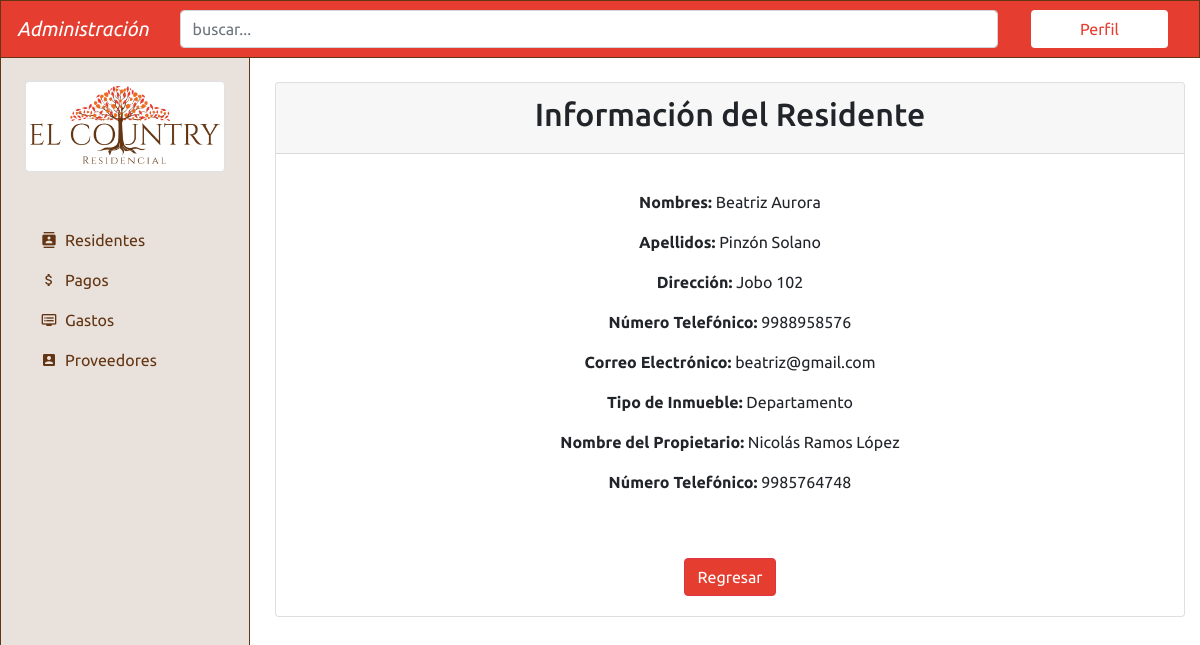
Screenshot of /residents/7/ with the database file from the repository.
### residents/models.py (models this page shows, shortened)
class Residents(models.Model):
    name = models.CharField(max_length=50, verbose_name="nombre")
    lastname = models.CharField(max_length=50, verbose_name="apellido")
    address = models.CharField(max_length=100, verbose_name="dirección")
    phone_number = models.CharField(max_length=10, verbose_name="número telefónico", blank=True)
    email = models.EmailField(verbose_name="correo electrónico")
    type_of_property = models.CharField(max_length=50, verbose_name="tipo de inmueble")
    owner_name = models.CharField(max_length=100, verbose_name="nombre del propietario")
    owner_phone_number = models.CharField(max_length=10, verbose_name="número telefónico del propietario", blank=True)
    class Meta:
        verbose_name = "Residente"
        verbose_name_plural = "Residentes"
        ordering = ['-lastname']

### residents/views.py (the view)
# urls.py: path('<int:pk>/', ResidentsDetailView.as_view(), name='resident'),
class ResidentsDetailView(DetailView):
    model = Residents

### residents/templates/residents/residents_detail.html
{% extends 'core/base.html' %}{%block title%}Residentes{% endblock %} {% block content%}
<main class="pt-4">
    <div class="container">
        <div class="card">
            <div class="text-center card-header">
                <h2>Información del Residente</h2>
            </div>
            <div class="card-body text-center">
                <p class="card-text">
                    <p><b>Nombres:</b> {{ residents.name}}</p>
                    <p><b>Apellidos:</b> {{ residents.lastname}}</p>
                    <p><b>Dirección:</b> {{ residents.address}}</p>
                    <p><b>Número Telefónico:</b> {{ residents.phone_number }}</p>
                    <p><b>Correo Electrónico:</b> {{ residents.email }}</p>
                    <p><b>Tipo de Inmueble:</b> {{ residents.type_of_property}}</p>
                    <p><b>Nombre del Propietario:</b> {{ residents.owner_name }}</p>
                    <p><b>Número Telefónico:</b> {{ residents.owner_phone_number }}</p>
                </p>
                <a href="{% url 'residents:residents'%}" class="btn btn-danger mt-5">Regresar</a>
            </div>
        </div>
    </div>
</main>
{% endblock %}

### core/static/core/css/styles.css (style rules this page uses)
:root { --primero: #8bc34a; --segundo: #03a9f4; --tercero: #ab47bc; --cuarto: #ffb300; --gris: #ecf0f5; --azul: #25476a; }
html { height: 100%; }
body { min-height: 100%; font-family: 'Ubuntu', serif; }
main { margin-left: 260px; position: relative; left: 0; min-height: 100%; }
h1, h2, h3 { font-family: 'Ubuntu', serif; }
.btn-danger { background-color: #e53d2f!important; }

### rows the page displays
Residents: name "Beatriz Aurora", lastname "Pinzón Solano", address "Jobo 102", phone_number "9988958576", email "beatriz@gmail.com", type_of_property "Departamento", owner_name "Nicolás Ramos López", owner_phone_number "9985764748"
